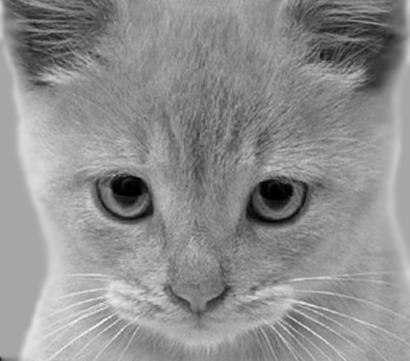
#> input picture P1/Ejercicio2d0.bmp, 410 x 361 px
$ python Ejercicio5.py
#> lines starting #> are read from the running program, lines starting #| are printed output that depends on the picture
import cv2
import numpy as np
from matplotlib import pyplot as plt

def pintaIM(imgs, titles):
	max_idx = len(imgs);
	idx = 1


	for i in range(0, max_idx):
		plt.subplot(1, max_idx, idx)

		if len(imgs[i].shape) == 3:
			b,g,r = cv2.split(imgs[i])
			imgs[i] = cv2.merge((r,g,b))

		plt.imshow(imgs[i], 'gray')
		plt.title(titles[i])
		idx = idx + 1

	return plt


def main():
	imgs = []

	namefile = input("Ingresa el path de la imagen: ")
#> the answer given: ../P1/Ejercicio2d0.bmp
	flags_color = input("0 - Blanco & Negro\n1 - Color RGB\nIntroduzca el modo de lectura: ")
#> the answer given: 1


	img = cv2.imread(namefile, int(flags_color))
#> img is the input picture: shape (361, 410, 3); min 0, max 252, mean 142.9
	imgs.append(img)

	namefile = input("Ingresa el path de la imagen: ")
#> the answer given: ../P1/Ejercicio2d1.bmp
	flags_color = input("0 - Blanco & Negro\n1 - Color RGB\nIntroduzca el modo de lectura: ")
#> the answer given: 1

	img = cv2.imread(namefile, int(flags_color))
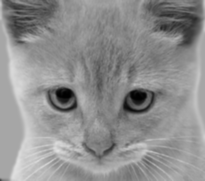
#> input picture P1/Ejercicio2d1.bmp, 205 x 181 px
#> img is the input picture: shape (181, 205, 3); min 0, max 224, mean 142.9
	imgs.append(img)

	pintaIM(imgs, ("img1","img2"))
#> in pintaIM, `max_idx = len(imgs);`: max_idx = 2
#> after the loop in pintaIM, `for i in range(0, max_idx):`: idx = 3; imgs = 2 items

	plt.show()
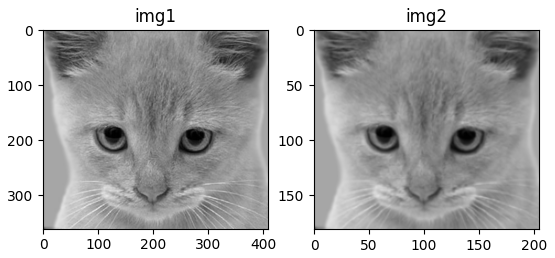
#> figure drawn by matplotlib, 2 panels

	cv2.waitKey(0)

if __name__ == '__main__':
	main()
